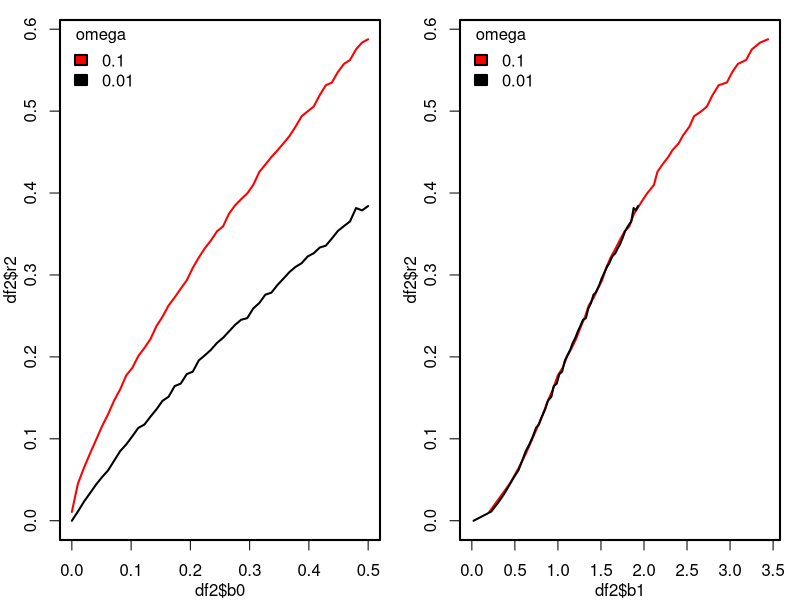

Write R code to recreate this figure.
##hold IMV constant
f<-function(b0,omega=0.01) {
    getp<-function(a) { #see eqn 7. this identies the isomorphic coin
        f<-function(p,a) abs(p*log(p)+(1-p)*log(1-p)-log(a))
        nlminb(.5,f,lower=0.001,upper=.999,a=a)$par
    }
    a<-1/(1+exp(-b0))
    w0<-getp(a)
    w1<-omega*w0+w0
    ##
    getp.inv<-function(p) { #see eqn 7. this identies the isomorphic coin
        f<-function(a,p) abs(p*log(p)+(1-p)*log(1-p)-log(a))
        nlminb(.5,f,lower=0.5,upper=.999,p=p)$par
    }
    a1<-getp.inv(w1)
    x<-rnorm(100000)
    ##
    llpart<-function(b1,a1,x) {
        p<-1/(1+exp(-1*(b0+b1*x)))
        l<-p*log(p)+(1-p)*log(1-p)
        abs(log(a1)-mean(l))
    }
    ## llp<-list()
    ## for (b1 in seq(0,1,length.out=25)) llp[[as.character(b1)]]<-llpart(b1,a1=a1,x=x)
    ## plot(seq(0,1,length.out=25),unlist(llp))
    b1<-optim(0,llpart,lower=0,upper=10,a1=a1,x=x,method="Brent")$par
    ##
    p<-1/(1+exp(-1*(b0+b1*x)))
    y<-rbinom(length(x),1,p)
    #r2<-cor(y,x)^2
    r2<-1-sum((y-p)^2)/sum((y-1/(1+exp(-b0)))^2)
    ##
    c(omega=omega,prev=a,b0=b0,b1=b1,r2=r2)
}
L<-list()
for (b0 in seq(0,.5,length.out=50)) L[[as.character(b0)]]<-f(b0,omega=0.01)
df1<-data.frame(do.call("rbind",L))
L<-list()
for (b0 in seq(0,.5,length.out=50)) L[[as.character(b0)]]<-f(b0,omega=.1)
df2<-data.frame(do.call("rbind",L))

pdf("/home/bd/Dropbox/Apps/Overleaf/BinaryPrediction/omega_r2.pdf",width=6,height=3)
yl<-max(c(df1$r2,df2$r2))
par(mfrow=c(1,2),mar=c(3,3,1,1),mgp=c(2,1,0),lwd=2)
#plot(df2$prev,df2$b1,type='l',col='red')
#lines(df1$prev,df1$b1,col='black')
plot(df2$b0,df2$r2,type='l',col='red',lwd=2,ylim=c(0,yl))
lines(df1$b0,df1$r2,col='black',lwd=2)
legend("topleft",title="omega",legend=c(unique(df2$omega),unique(df1$omega)),fill=c("red","black"),bty='n')
##
plot(df2$b1,df2$r2,type='l',col='red',lwd=2,xlim=c(0,max(c(df1$b1,df2$b1))),ylim=c(0,yl))
lines(df1$b1,df1$r2,col='black',lwd=2)
legend("topleft",title="omega",legend=c(unique(df2$omega),unique(df1$omega)),fill=c("red","black"),bty='n')
dev.off()

